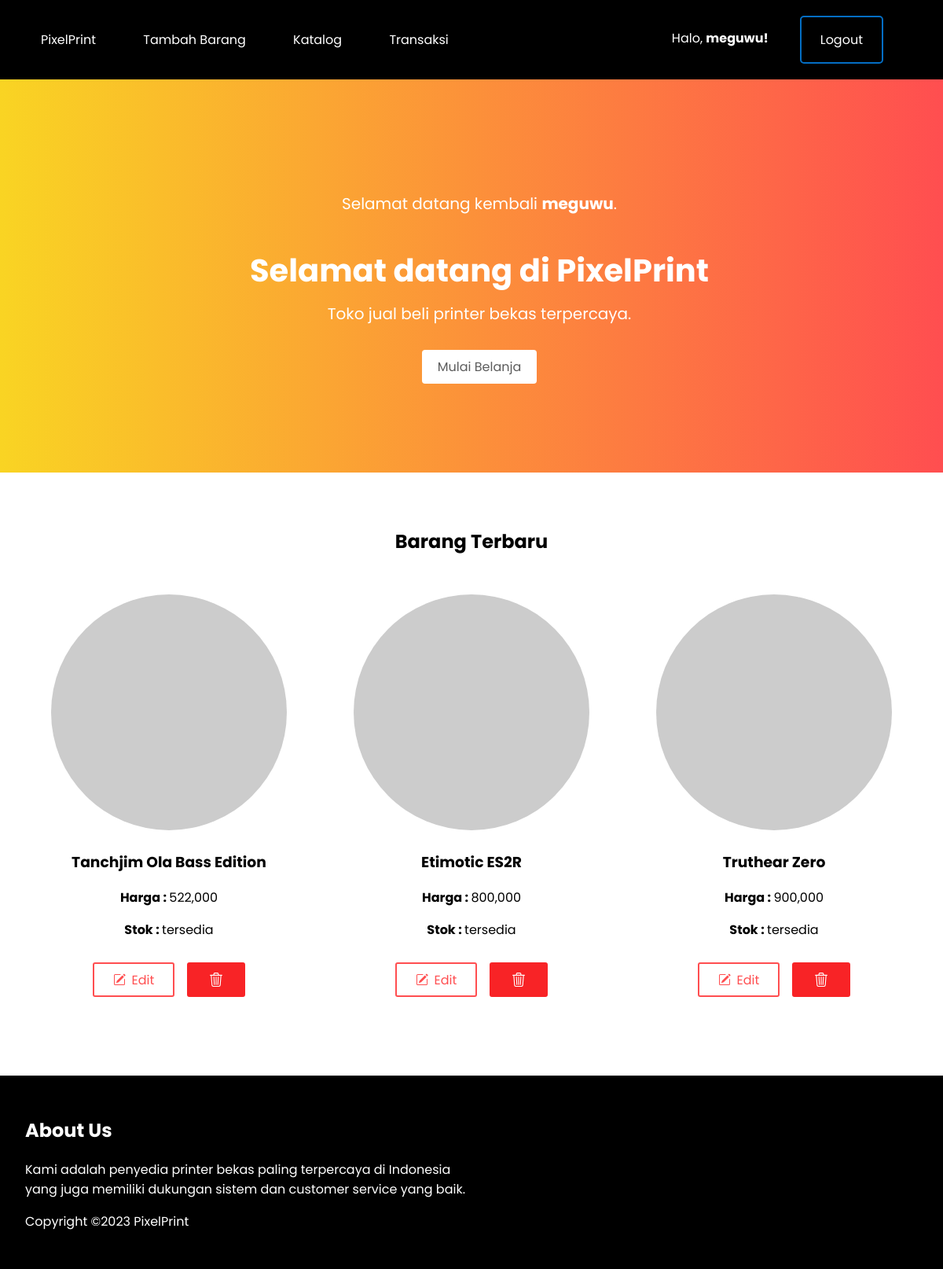
Page /admin/dashboard.php (signed in) on the committed database.
### tables this page shows
CREATE TABLE `barang` (
  `id` int(10) NOT NULL,
  `kodebarang` varchar(10) NOT NULL,
  `namabarang` varchar(100) NOT NULL,
  `harga` float(10,0) NOT NULL,
  `stok` varchar(20) NOT NULL DEFAULT '0',
  `deskripsi` varchar(255) NOT NULL,
  `tanggal` timestamp NOT NULL DEFAULT current_timestamp()
);

### admin/dashboard.php (the view, shortened to what this page needs)
<!DOCTYPE html>
<html lang="en">
<head>
    <link rel="stylesheet" type="text/css" href="../css/dashboard.css">
</head>
<body>
    <?php
    include '../koneksi.php';
    ?>
    <?php
    $sql = "SELECT * FROM barang ORDER BY tanggal DESC LIMIT 3" ;
    $result = $koneksi->query($sql);
    ?>
    <header>
        <nav class="navbar">
            <div class="menu">
                <a href="dashboard.php">PixelPrint</a>
                <a href="form-barang.php">Tambah Barang</a>
                <a href="katalog-barang.php">Katalog</a>
                <a href="transaksi.php">Transaksi</a>
            </div>
            <div class="right-menu">
                <p>Halo,           <b><?= $_SESSION['username'];?>!</b></p>
                <a class="logout-btn" href="../logout.php">Logout</a>
            </div>
        </nav>
    </header>
    <main>
        <section class="hero-section">
            <div class="hero-section-text">
                <p>Selamat datang kembali <b><?php echo $_SESSION['username']; ?></b>.
                <p>
                <h1>Selamat datang di PixelPrint</h1>
                <p>Toko jual beli printer bekas terpercaya.</p>
                <a href="katalog-barang.php" class="hero-section-button">Mulai Belanja</a>
            </div>
        </section>
        <section id="produk" class="featured-products-section">
            <h2>Barang Terbaru</h2>
            <div class="featured-products-container">
                <?php
                while ($products = $result->fetch_assoc()) {
                ?>
                    <div class="featured-product">
                        <img style="border-radius : 50%;" src="https://via.placeholder.com/80">
                        <h3><?= $products["namabarang"] ?></h3>
                        <p><b>Harga : </b><?= number_format($products["harga"])  ?></p>
                        <p><b>Stok : </b><?= $products["stok"] ?></p>
                        <div class="btn-area">
                            <a href="form-update.php?id=<?php echo $products['id']; ?>" class="btn-add">
                                <p>Edit</p>
                            </a>
                            <a href="../hapus-barang.php?id=<?php echo $products['id']; ?>" action="../hapus-barang.php" method='post' href="" class="btn-erase">
                            </a>
                        </div>
                    </div>
                <?php }; ?>
            </div>
        </section>
        <section id="aboutus" class="about-us-section">
            <h2 class="sub-title">About Us</h2>
            <p>Kami adalah penyedia printer bekas paling terpercaya di Indonesia <br> yang juga memiliki dukungan sistem dan customer service yang baik.</p>
            <p>Copyright ©2023 PixelPrint</p>
        </section>
    </main>
</body>
</html>

### css/dashboard.css (style rules this page uses)
body { font-family: 'Poppins', sans-serif; margin: 0; padding: 0; }
.navbar { display: flex; justify-content: space-between; align-items: center; padding: 20px; background-color: black; color: #fff; }
.navbar a { color: #fff; margin-right: 3.5rem; text-decoration: none; }
.navbar .menu { padding-left: 2rem; }
.right-menu { display: flex; }
.logout-btn { margin-left: 2.5rem; border: 2px solid #046ec4; border-radius: 5px; color: black; padding: 1rem 1.5rem; font-size: 16px; cursor: pointer; }
.hero-section { display: flex; align-items: center; justify-content: center; height: 500px; background-image: linear-gradient(to right, #f9d423, #ff4e50); color: #fff; }
.hero-section-text { text-align: center; margin-left: 20px; }
.hero-section h1 { font-size: 40px; margin-bottom: -10px; }
.hero-section p { font-size: 20px; margin-bottom: 40px; }
.hero-section-button { background-color: white; color: rgb(92, 92, 92); font-weight: 400; padding: 10px 20px; border-radius: 4px; text-decoration: none; margin-top: 20px; }
.featured-products-section { padding: 50px; }
.featured-products-section h2 { text-align: center; margin-bottom: 50px; }
.featured-products-container { display: flex; justify-content: space-between; flex-wrap: wrap; }
.featured-product { width: 30%; text-align: center; margin-bottom: 50px; justify-content: center; }
.featured-product img { width: 100%; max-width: 300px; }
.btn-add { margin-right: 1rem; display: flex; width: 70px; height: 40px; padding: 0px 15px; border-radius: 3px; border : 2px #ff4e50 solid; align-items: center; justify-content: center; text-decoration: none; font-style: none; }
.btn-add svg { margin-right: 8px; }
.btn-add p { color: #ff4e50; }
.btn-erase { display: flex; width: 70px; height: 40px; border-radius: 3px; border : 2px #f82326 solid; background-color: #f82326; align-items: center; justify-content: center; text-decoration: none; font-style: none; }
.btn-area { margin-top: 1.8rem; display: flex; justify-content: center; }
.about-us-section { padding: 2rem; background-color: black; color: white; }

### rows in the picture
barang: namabarang "Tanchjim Ola Bass Edition", harga "522,000", stok "tersedia"
barang: namabarang "Etimotic ES2R", harga "800,000", stok "tersedia"
barang: namabarang "Truthear Zero", harga "900,000", stok "tersedia"

### other values in the picture
$_SESSION['username'] "meguwu"
